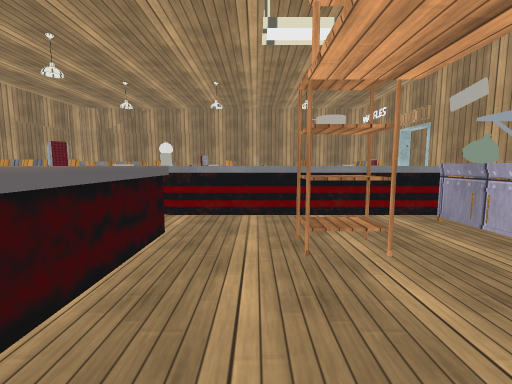
view 1 (above)

21 first-person views from a walk through a 3-D level made in the Unity game engine. The camera is 1.2 m above the floor, tilts 6° down and sees 90° across. Doors are open. The floor is counted in squares, 1 m on a side. Each view is taken from the middle of a square. On the plan, view 1 faces up. The plan holds only what a view shows up to about 12 squares ahead; the rest is blank. The player character is not drawn. Some surface patterns are stand-ins.

view 2
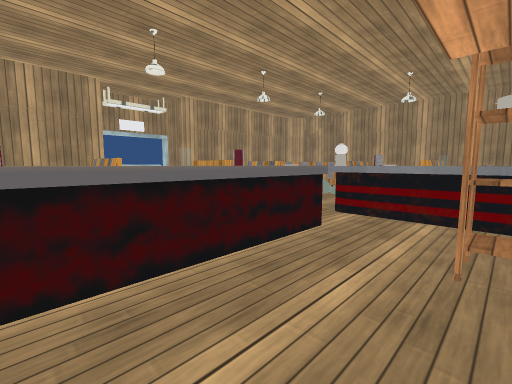

view 3
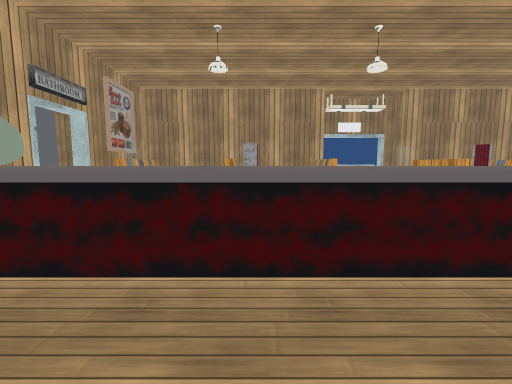

view 4
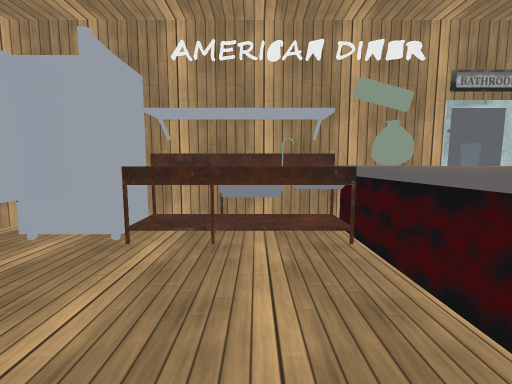

view 5
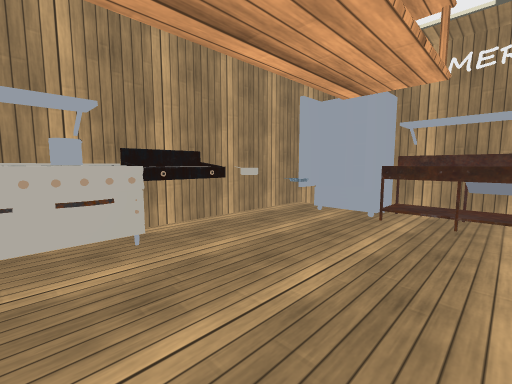

view 6
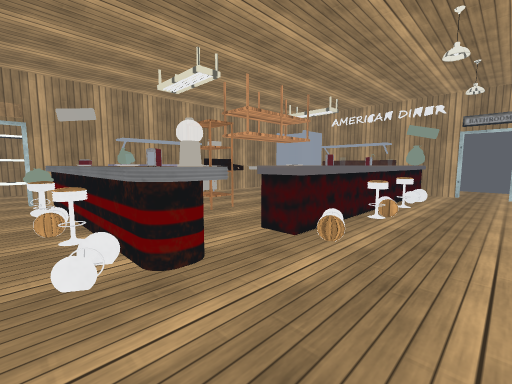

view 7
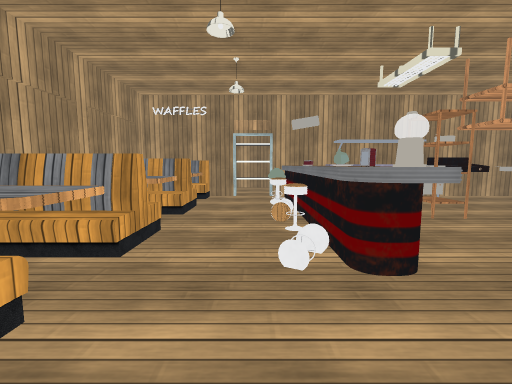

view 8
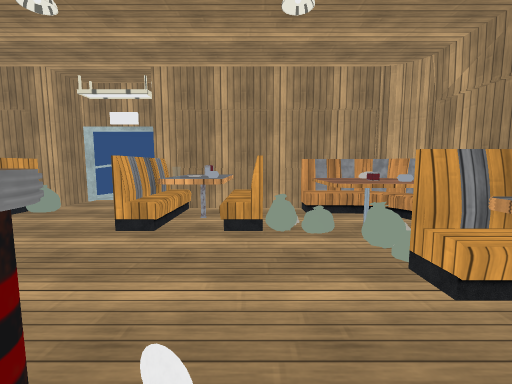

view 9
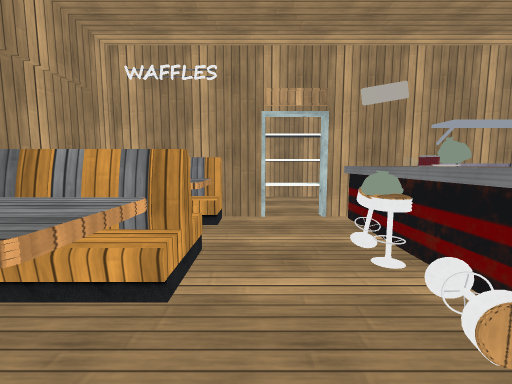

view 10
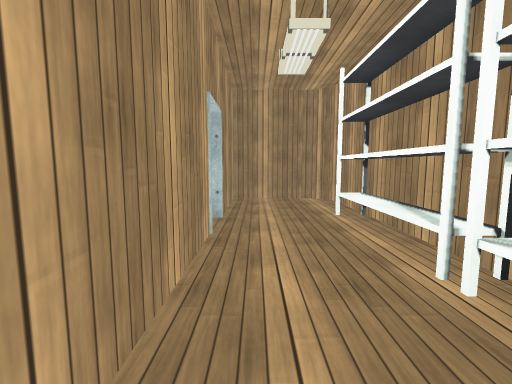

view 11
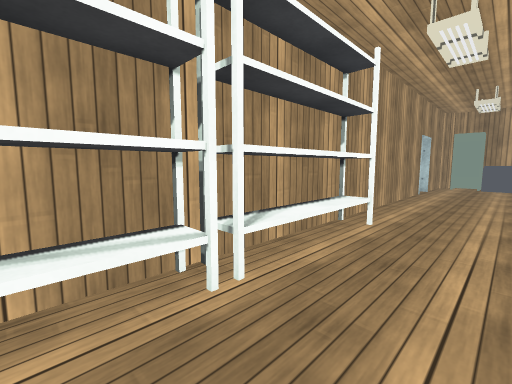

view 12
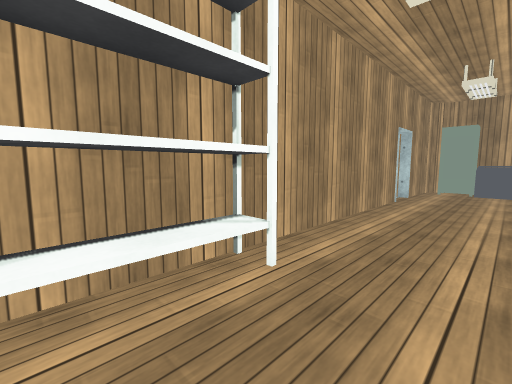

view 13
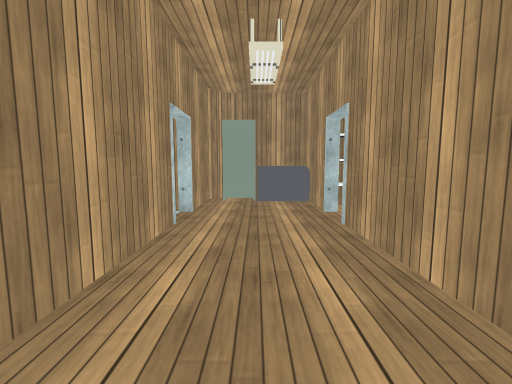

view 14
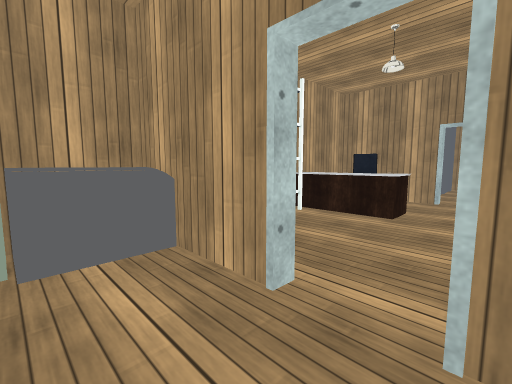

view 15
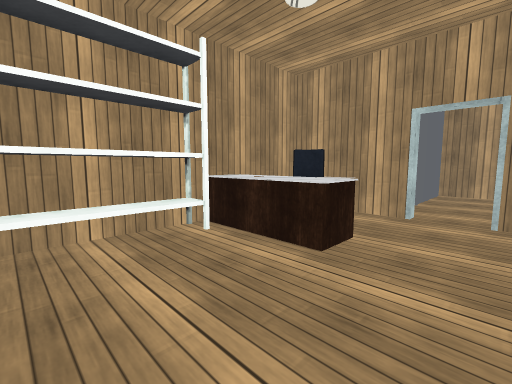

view 16
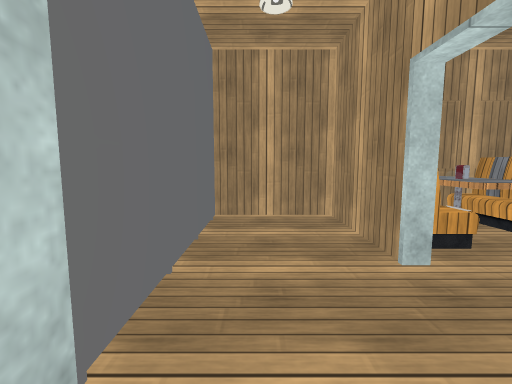

view 17
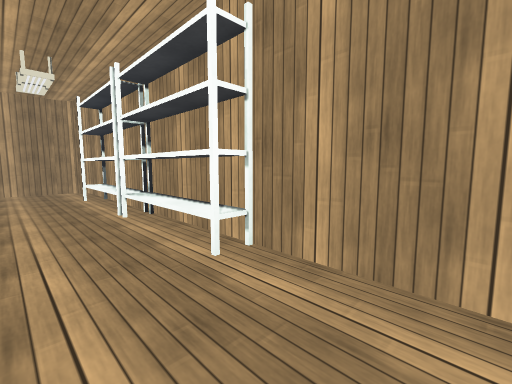

view 18
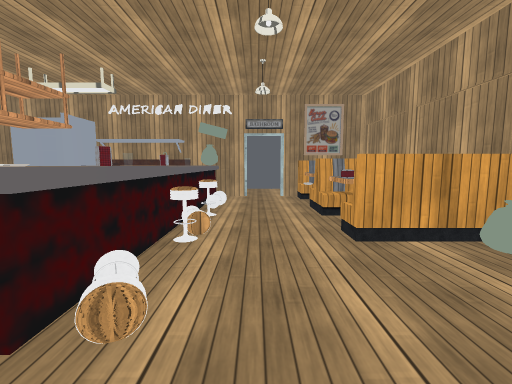

view 19
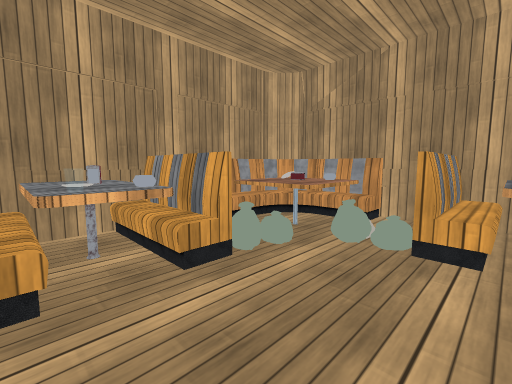

view 20
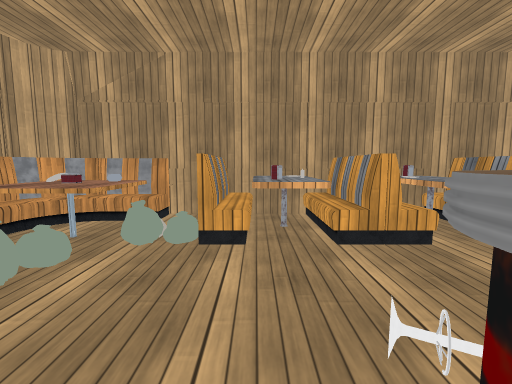

view 21
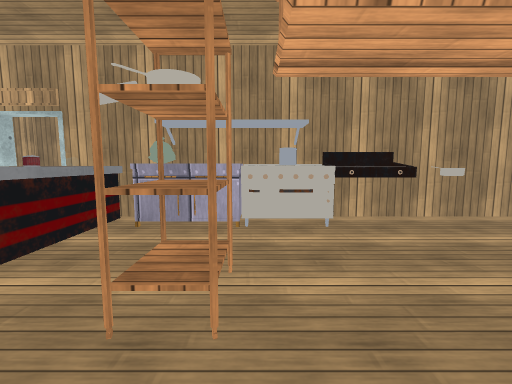

### Floor plan
Points are (right, up) in squares from view 1. A wall is a line through its corners. A room is listed if a view was taken in it or the views show most of it. See-through windows are left out.
Room 1 (views 1, 2, 3, 4, 5, 6, 7, 8, 9, 18, 19, 20, 21)
walls: (-1.6, 2.5) (-1.6, -0.5); (-2.4, -0.5) (-2.4, 2.6); (-1.6, -1.4) (-1.6, -2.5); (-2.4, -2.5) (-2.4, -1.4); (-1.6, -3.4) (-1.6, -4); (-2.4, -4) (-2.4, -3.4); (-9.9, 2.4) (-8.1, 2.4) (-8.1, -1.9); (-3.7, -3.9) (2.1, -3.9); (4.9, 8.7) (4.9, 12.4) (-6.5, 12.4); (-8.1, -3.1) (-8.1, -3.9) (-4.9, -3.9); (-8.1, 11.4) (-8.1, 5.2) (-9.9, 5.2); (4.9, -3.9) (4.9, 7.5)
low walls: (4.3, -3.9) (4.9, -3.9)
ways out: open door at (5, 8) to room 2; open door at (-4.5, -4) to room 4; open door at (-10, 4)
objects: other object (-8, 0); other object (-8, 3); other object (-7, -3); other object (-7, -2) to (-6, -2); other object (-7, -1) to (-6, -1); other object (-7, 2) to (-6, 2); other object (-7, 6) to (-6, 6); other object (-7, 7); other object (-7, 8) to (-6, 8); other object (-7, 9) to (-5, 11); other object (-7, 12); other object (-4, 10) to (-4, 11); other object (-3, 0); other object (-3, 2); other object (-3, 4); other object (-3, 10) to (-2, 11); other object (-2, -3); other object (-2, 4); other object (-2, 6); other object (-2, 7); other object (-1, -3) to (2, -3); other object (-1, 6); other object (-1, 7); other object (-1, 10) to (-1, 11); other object (0, 7); other object (0, 10) to (1, 11); other object (1, 3) to (2, 4); other object (1, 6) to (1, 7); other object (2, -3) to (4, -2); other object (2, 6); other object (2, 7); other object (2, 8); other object (2, 10) to (2, 11); other object (3, -2); other object (3, 6); other object (3, 7) to (4, 7); other object (3, 10) to (4, 11); other object (4, -1); other object (4, 0); other object (4, 2); other object (4, 3); other object (4, 4) to (4, 5)
Room 2 (views 10, 11, 12, 13, 14, 17)
walls: (5.2, -1.6) (5.2, -5.2); (8.7, -5.3) (8.7, 11.5); (5.2, 7.5) (5.2, 3.6); (5.2, -6.5) (5.2, -9.7) (7.1, -9.7); (8.7, -8.9) (8.7, -6.5); (7.9, 12.4) (5.2, 12.4) (5.2, 8.8)
ways out: open door at (5, 8) to room 1; open door at (5, -6) to room 3; open door at (9, -6)
objects: other object (5, 11); other object (6, -9); other object (7, -9) to (8, -9); other object (8, 2) to (8, 5); other object (8, 6) to (8, 9)
Room 3 (view 15)
walls: (-2.4, -6.5) (-2.4, -9.7) (4.1, -9.7)
ways out: open door at (5, -6) to room 2; opening at (-2, -6) to room 4
objects: other object (-1, -8) to (0, -8); other object (0, -9) to (1, -9); other object (0, -7) to (1, -7); other object (2, -9) to (4, -9)
Room 4 (view 16)
walls: (-4.9, -4.2) (-8.1, -4.2) (-8.1, -7) (-3.2, -7)
ways out: open door at (-4.5, -4) to room 1; opening at (-2, -6) to room 3

Where each view was taken, in squares from view 1:
view 1: 0 up, 0 right, facing up
view 2: 0 up, 1 right, facing up-left
view 3: 0 up, 1 right, facing left
view 4: 1 up, 0 right, facing down
view 5: 3 up, 0 right, facing down-right
view 6: 8 up, 5 left, facing down-right
view 7: 8 up, 5 left, facing right
view 8: 8 up, 1 left, facing left
view 9: 9 up, 1 left, facing right
view 10: 3 up, 6 right, facing up
view 11: 7 up, 6 right, facing down-right
view 12: 4 up, 6 right, facing down-right
view 13: 0 up, 7 right, facing down
view 14: 5 down, 7 right, facing down-left
view 15: 5 down, 4 right, facing down-left
view 16: 6 down, 2 left, facing left
view 17: 1 down, 6 right, facing up-right
view 18: 6 up, 4 left, facing down
view 19: 6 up, 3 left, facing up-left
view 20: 6 up, 3 left, facing up
view 21: 3 up, 1 left, facing right
